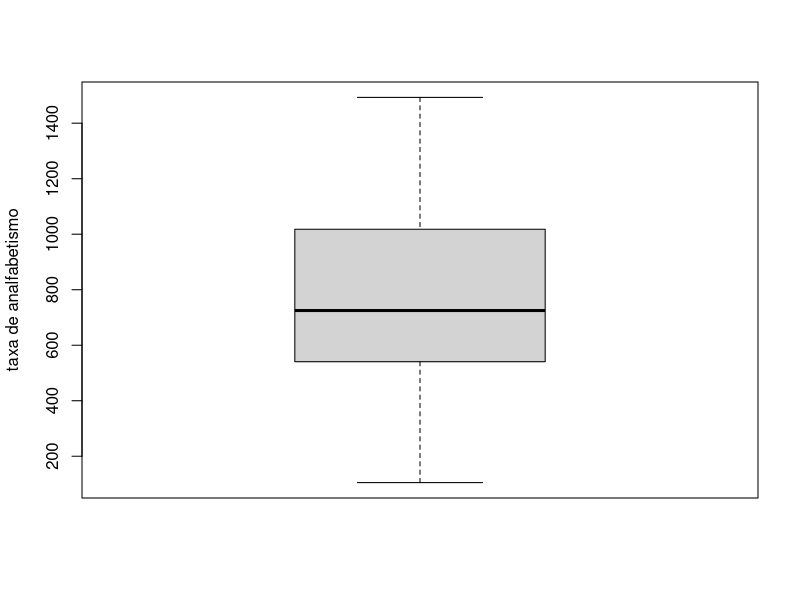

Here is the R script that generated this plot:
## ---- chunk 1
knitr::opts_chunk$set(echo = FALSE
                      )

library(readr)
setwd('/home/ebenezer/workspace/projects/analytic/projeto_ifc/data')
x7 <- read_delim("x7.csv", delim = ";", escape_double = FALSE, 
    trim_ws = TRUE)
## ---- chunk 2
summary(x7$taxa_analfabetismo #variável para análise
				)
## ---- chunk 3
boxplot(x7$taxa_analfabetismo,#variável para análise
				ylab = 'taxa de analfabetismo' #Título da variável
				)
